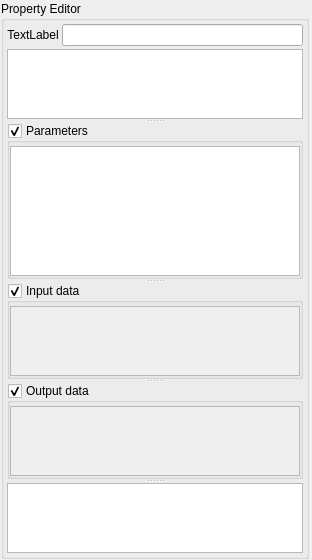
<?xml version="1.0" encoding="UTF-8"?>
<ui version="4.0">
 <class>WorkflowEditorWidget</class>
 <widget class="QWidget" name="WorkflowEditorWidget">
  <property name="geometry">
   <rect>
    <x>0</x>
    <y>0</y>
    <width>312</width>
    <height>560</height>
   </rect>
  </property>
  <property name="windowTitle">
   <string>Form</string>
  </property>
  <property name="styleSheet">
   <string notr="true">QGroupBox::indicator:unchecked {
     image: url(:workflow_designer/images/toggle_expand.png);
 }

QGroupBox::indicator:unchecked:hover {
     image: url(:workflow_designer/images/toggle_expand.png);
 }

 QGroupBox::indicator:unchecked:pressed {
     image: url(:workflow_designer/images/toggle_expand.png);
 }

QGroupBox::indicator:checked {
     image: url(:workflow_designer/images/toggle.png);
 }

 QGroupBox::indicator:checked:hover {
     image: url(:workflow_designer/images/toggle.png);
 }

 QGroupBox::indicator:checked:pressed {
     image: url(:workflow_designer/images/toggle.png);
 }

 QGroupBox::indicator:disabled {
     image: url(:/images/checkbox_indeterminate_hover.png);
 }
</string>
  </property>
  <layout class="QVBoxLayout" name="verticalLayout_2">
   <property name="spacing">
    <number>1</number>
   </property>
   <property name="leftMargin">
    <number>1</number>
   </property>
   <property name="topMargin">
    <number>1</number>
   </property>
   <property name="rightMargin">
    <number>3</number>
   </property>
   <property name="bottomMargin">
    <number>1</number>
   </property>
   <item>
    <widget class="QGroupBox" name="editorBox">
     <property name="title">
      <string>Property Editor</string>
     </property>
     <layout class="QVBoxLayout" name="verticalLayout_4">
      <property name="spacing">
       <number>3</number>
      </property>
      <property name="leftMargin">
       <number>3</number>
      </property>
      <property name="topMargin">
       <number>3</number>
      </property>
      <property name="rightMargin">
       <number>3</number>
      </property>
      <property name="bottomMargin">
       <number>3</number>
      </property>
      <item>
       <layout class="QHBoxLayout" name="horizontalLayout">
        <property name="sizeConstraint">
         <enum>QLayout::SetFixedSize</enum>
        </property>
        <item>
         <widget class="QLabel" name="caption">
          <property name="sizePolicy">
           <sizepolicy hsizetype="Fixed" vsizetype="Fixed">
            <horstretch>0</horstretch>
            <verstretch>0</verstretch>
           </sizepolicy>
          </property>
          <property name="text">
           <string>TextLabel</string>
          </property>
          <property name="alignment">
           <set>Qt::AlignHCenter|Qt::AlignTop</set>
          </property>
          <property name="wordWrap">
           <bool>true</bool>
          </property>
          <property name="textInteractionFlags">
           <set>Qt::LinksAccessibleByMouse|Qt::TextSelectableByMouse</set>
          </property>
         </widget>
        </item>
        <item>
         <widget class="QLineEdit" name="nameEdit">
          <property name="sizePolicy">
           <sizepolicy hsizetype="Preferred" vsizetype="Fixed">
            <horstretch>0</horstretch>
            <verstretch>0</verstretch>
           </sizepolicy>
          </property>
          <property name="frame">
           <bool>true</bool>
          </property>
         </widget>
        </item>
       </layout>
      </item>
      <item>
       <widget class="QSplitter" name="splitter">
        <property name="sizePolicy">
         <sizepolicy hsizetype="Preferred" vsizetype="Preferred">
          <horstretch>0</horstretch>
          <verstretch>0</verstretch>
         </sizepolicy>
        </property>
        <property name="baseSize">
         <size>
          <width>0</width>
          <height>0</height>
         </size>
        </property>
        <property name="orientation">
         <enum>Qt::Vertical</enum>
        </property>
        <property name="childrenCollapsible">
         <bool>false</bool>
        </property>
        <widget class="QTextEdit" name="doc">
         <property name="enabled">
          <bool>true</bool>
         </property>
         <property name="sizePolicy">
          <sizepolicy hsizetype="Preferred" vsizetype="Preferred">
           <horstretch>0</horstretch>
           <verstretch>1</verstretch>
          </sizepolicy>
         </property>
         <property name="baseSize">
          <size>
           <width>0</width>
           <height>70</height>
          </size>
         </property>
         <property name="undoRedoEnabled">
          <bool>false</bool>
         </property>
         <property name="readOnly">
          <bool>true</bool>
         </property>
         <property name="textInteractionFlags">
          <set>Qt::TextBrowserInteraction</set>
         </property>
        </widget>
        <widget class="QGroupBox" name="paramBox">
         <property name="sizePolicy">
          <sizepolicy hsizetype="Ignored" vsizetype="Preferred">
           <horstretch>0</horstretch>
           <verstretch>4</verstretch>
          </sizepolicy>
         </property>
         <property name="title">
          <string>Parameters</string>
         </property>
         <property name="flat">
          <bool>true</bool>
         </property>
         <property name="checkable">
          <bool>true</bool>
         </property>
         <layout class="QVBoxLayout" name="verticalLayout">
          <property name="spacing">
           <number>0</number>
          </property>
          <property name="sizeConstraint">
           <enum>QLayout::SetMinAndMaxSize</enum>
          </property>
          <property name="leftMargin">
           <number>0</number>
          </property>
          <property name="topMargin">
           <number>3</number>
          </property>
          <property name="rightMargin">
           <number>0</number>
          </property>
          <property name="bottomMargin">
           <number>0</number>
          </property>
          <item>
           <widget class="QSplitter" name="tableSplitter">
            <property name="orientation">
             <enum>Qt::Vertical</enum>
            </property>
            <property name="handleWidth">
             <number>2</number>
            </property>
            <property name="childrenCollapsible">
             <bool>false</bool>
            </property>
            <widget class="U2::TableViewTabKey" name="table">
             <property name="sizePolicy">
              <sizepolicy hsizetype="Expanding" vsizetype="Expanding">
               <horstretch>0</horstretch>
               <verstretch>4</verstretch>
              </sizepolicy>
             </property>
             <property name="baseSize">
              <size>
               <width>0</width>
               <height>100</height>
              </size>
             </property>
             <property name="focusPolicy">
              <enum>Qt::StrongFocus</enum>
             </property>
             <property name="editTriggers">
              <set>QAbstractItemView::CurrentChanged|QAbstractItemView::DoubleClicked|QAbstractItemView::EditKeyPressed|QAbstractItemView::SelectedClicked</set>
             </property>
             <property name="tabKeyNavigation">
              <bool>true</bool>
             </property>
             <property name="alternatingRowColors">
              <bool>true</bool>
             </property>
             <property name="selectionMode">
              <enum>QAbstractItemView::SingleSelection</enum>
             </property>
             <property name="selectionBehavior">
              <enum>QAbstractItemView::SelectRows</enum>
             </property>
             <property name="textElideMode">
              <enum>Qt::ElideMiddle</enum>
             </property>
             <property name="showGrid">
              <bool>false</bool>
             </property>
             <property name="wordWrap">
              <bool>false</bool>
             </property>
             <property name="cornerButtonEnabled">
              <bool>false</bool>
             </property>
             <attribute name="horizontalHeaderStretchLastSection">
              <bool>true</bool>
             </attribute>
            </widget>
           </widget>
          </item>
         </layout>
        </widget>
        <widget class="QGroupBox" name="inputPortBox">
         <property name="sizePolicy">
          <sizepolicy hsizetype="Expanding" vsizetype="Expanding">
           <horstretch>0</horstretch>
           <verstretch>2</verstretch>
          </sizepolicy>
         </property>
         <property name="styleSheet">
          <string notr="true"/>
         </property>
         <property name="title">
          <string>Input data</string>
         </property>
         <property name="flat">
          <bool>true</bool>
         </property>
         <property name="checkable">
          <bool>true</bool>
         </property>
         <property name="checked">
          <bool>true</bool>
         </property>
         <layout class="QVBoxLayout" name="inputLayout">
          <property name="spacing">
           <number>0</number>
          </property>
          <property name="sizeConstraint">
           <enum>QLayout::SetMinAndMaxSize</enum>
          </property>
          <property name="leftMargin">
           <number>0</number>
          </property>
          <property name="topMargin">
           <number>3</number>
          </property>
          <property name="rightMargin">
           <number>0</number>
          </property>
          <property name="bottomMargin">
           <number>0</number>
          </property>
          <item>
           <widget class="QScrollArea" name="inputScrollArea">
            <property name="widgetResizable">
             <bool>true</bool>
            </property>
            <widget class="QWidget" name="inputScrollAreaContainer">
             <property name="geometry">
              <rect>
               <x>0</x>
               <y>0</y>
               <width>288</width>
               <height>69</height>
              </rect>
             </property>
            </widget>
           </widget>
          </item>
         </layout>
        </widget>
        <widget class="QGroupBox" name="outputPortBox">
         <property name="sizePolicy">
          <sizepolicy hsizetype="Preferred" vsizetype="Preferred">
           <horstretch>0</horstretch>
           <verstretch>2</verstretch>
          </sizepolicy>
         </property>
         <property name="title">
          <string>Output data</string>
         </property>
         <property name="flat">
          <bool>true</bool>
         </property>
         <property name="checkable">
          <bool>true</bool>
         </property>
         <property name="checked">
          <bool>true</bool>
         </property>
         <layout class="QVBoxLayout" name="outputLayout">
          <property name="spacing">
           <number>0</number>
          </property>
          <property name="sizeConstraint">
           <enum>QLayout::SetMinAndMaxSize</enum>
          </property>
          <property name="leftMargin">
           <number>0</number>
          </property>
          <property name="topMargin">
           <number>3</number>
          </property>
          <property name="rightMargin">
           <number>0</number>
          </property>
          <property name="bottomMargin">
           <number>0</number>
          </property>
          <item>
           <widget class="QScrollArea" name="outputScrollArea">
            <property name="widgetResizable">
             <bool>true</bool>
            </property>
            <widget class="QWidget" name="outputScrollAreaContainer">
             <property name="geometry">
              <rect>
               <x>0</x>
               <y>0</y>
               <width>288</width>
               <height>69</height>
              </rect>
             </property>
            </widget>
           </widget>
          </item>
         </layout>
        </widget>
        <widget class="QTextEdit" name="propDoc">
         <property name="sizePolicy">
          <sizepolicy hsizetype="Expanding" vsizetype="Expanding">
           <horstretch>0</horstretch>
           <verstretch>1</verstretch>
          </sizepolicy>
         </property>
         <property name="readOnly">
          <bool>true</bool>
         </property>
         <property name="textInteractionFlags">
          <set>Qt::TextBrowserInteraction</set>
         </property>
        </widget>
       </widget>
      </item>
     </layout>
    </widget>
   </item>
  </layout>
 </widget>
 <customwidgets>
  <customwidget>
   <class>U2::TableViewTabKey</class>
   <extends>QTableView</extends>
   <header>TableViewTabKey.h</header>
  </customwidget>
 </customwidgets>
 <resources/>
 <connections/>
</ui>
